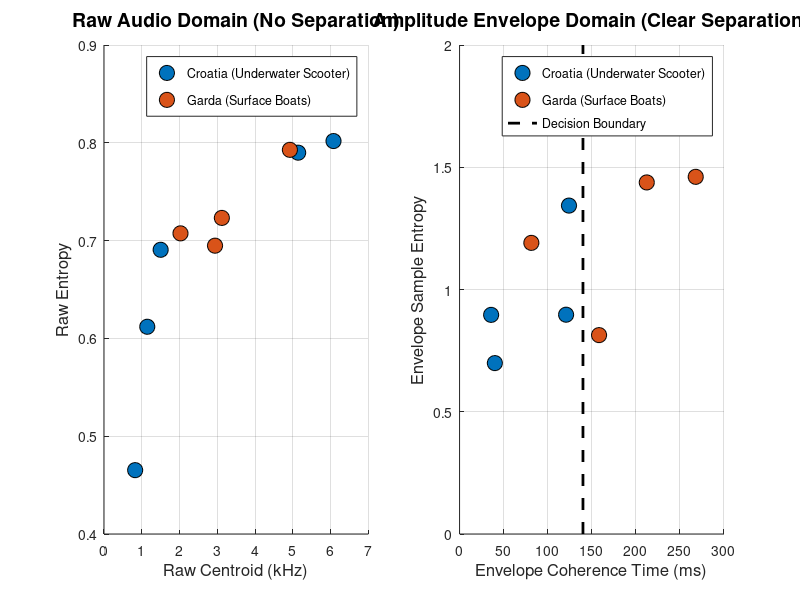

Write MATLAB code to recreate this figure. (Note: this script raises an error after producing the figure.)
function plot_raw_vs_envelope()
    % Raw Features [Centroid (kHz), Entropy]
    croatia_raw = [6.0751, 0.8018; 
                   1.1453, 0.6119; 
                   1.4995, 0.6906; 
                   5.1398, 0.7899; 
                   0.8248, 0.4653];
                   
    garda_raw = [4.9205, 0.7928; 
                 2.0247, 0.7074; 
                 2.9389, 0.6948; 
                 3.1193, 0.7232];
    
    % Envelope Features [Coherence Time (ms), Sample Entropy]
    croatia_env = [40.0257, 0.6990; 
                   120.8571, 0.8969; 
                   35.8194, 0.8962; 
                   203.0000, 1.8886; 
                   124.1375, 1.3432];
                   
    garda_env = [267.9062, 1.4608; 
                 158.2576, 0.8135; 
                 81.4459, 1.1907; 
                 212.3750, 1.4379];
    
    fig = figure('Visible', 'off', 'Position', [100, 100, 1200, 500]);
    
    % --- Subplot 1: Raw Audio Space ---
    subplot(1, 2, 1);
    hold on;
    scatter(croatia_raw(:,1), croatia_raw(:,2), 120, [0 0.4470 0.7410], 'filled', 'MarkerEdgeColor', 'k');
    scatter(garda_raw(:,1), garda_raw(:,2), 120, [0.8500 0.3250 0.0980], 'filled', 'MarkerEdgeColor', 'k');
    
    % Try to draw a separator to show it's impossible/hard
    title('Raw Audio Domain (No Separation)', 'FontSize', 14);
    xlabel('Raw Centroid (kHz)', 'FontSize', 12);
    ylabel('Raw Entropy', 'FontSize', 12);
    legend({'Croatia (Underwater Scooter)', 'Garda (Surface Boats)'}, 'Location', 'best');
    grid on;
    
    % --- Subplot 2: Envelope Space ---
    subplot(1, 2, 2);
    hold on;
    scatter(croatia_env(:,1), croatia_env(:,2), 120, [0 0.4470 0.7410], 'filled', 'MarkerEdgeColor', 'k');
    scatter(garda_env(:,1), garda_env(:,2), 120, [0.8500 0.3250 0.0980], 'filled', 'MarkerEdgeColor', 'k');
    
    % Draw a conceptual separator line
    plot([140, 140], [0, 2], 'k--', 'LineWidth', 2);
    
    title('Amplitude Envelope Domain (Clear Separation)', 'FontSize', 14);
    xlabel('Envelope Coherence Time (ms)', 'FontSize', 12);
    ylabel('Envelope Sample Entropy', 'FontSize', 12);
    legend({'Croatia (Underwater Scooter)', 'Garda (Surface Boats)', 'Decision Boundary'}, 'Location', 'best');
    grid on;
    
    sgtitle('Feature Space Separability: Raw Audio vs Envelope', 'FontSize', 16, 'FontWeight', 'bold');
    
    out_dir = 'C:\Users\Roy\dev\research\research\images';
    if ~exist(out_dir, 'dir'), mkdir(out_dir); end
    saveas(fig, fullfile(out_dir, 'raw_vs_envelope_scatter.png'));
    
    artifact_dir = 'C:\Users\Roy\.gemini\antigravity-ide\brain\ba8fb3cc-11cb-4768-982c-06c5cf44fdb9';
    saveas(fig, fullfile(artifact_dir, 'raw_vs_envelope_scatter.png'));
    close(fig);
    
    fprintf('Saved raw_vs_envelope_scatter.png\n');
end
